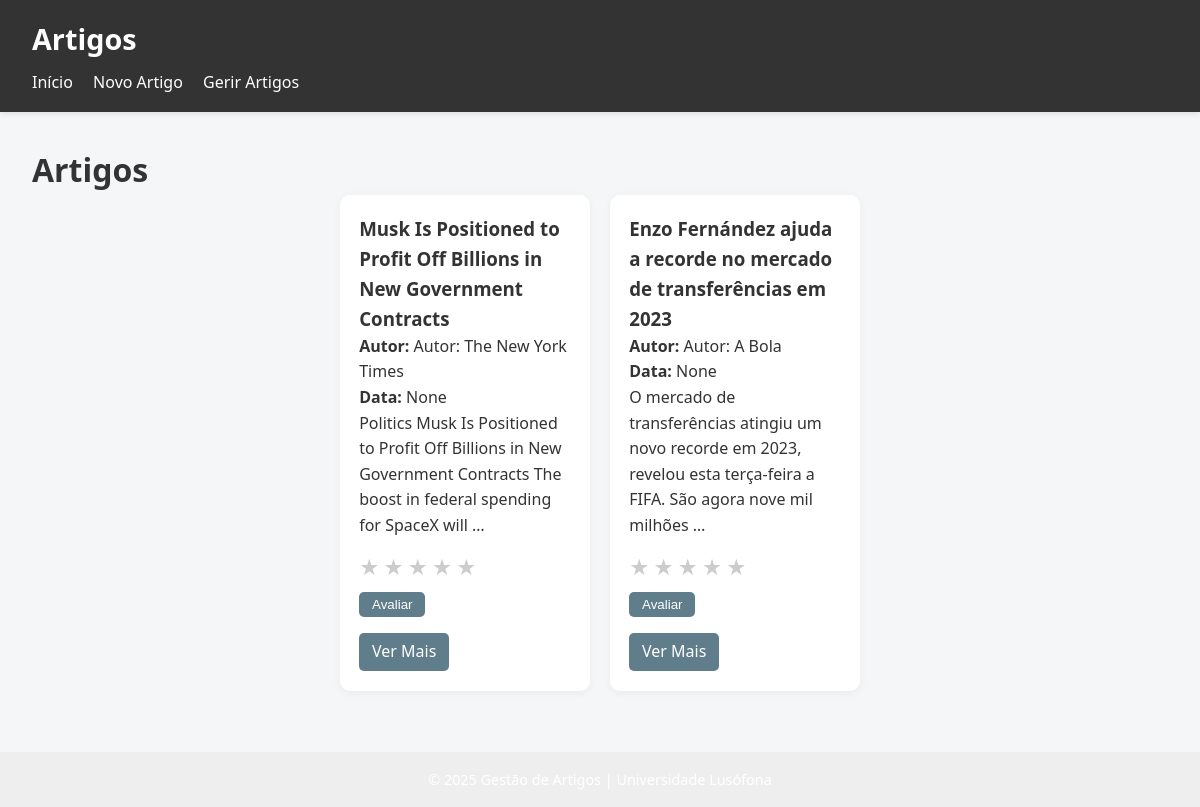
The app's page /artigos/ with its own data.
### artigos/models.py (models this page shows, shortened)
class Artigo(models.Model):
    titulo = models.CharField(max_length=100)
    conteudo = models.TextField()
    autor = models.ForeignKey(Autor, on_delete=models.CASCADE, related_name="artigos")
    data_publicacao = models.DateField(default=timezone.now)
    rating = models.IntegerField(null=True, blank=True, default=0)

class Autor(models.Model):
    nome = models.CharField(max_length=100)
    bio = models.TextField(blank=True, null=True)
    def __str__(self):
        return f"Autor: {self.nome}"

### artigos/views.py (the view)
# urls.py: path('', views.listar_artigos, name='listar_artigos'),
def listar_artigos(request):
    artigos = Artigo.objects.all()
    return render(request, 'artigos/artigos.html', {'artigos': artigos})

### artigos/templates/artigos/artigos.html (shortened to what this page needs)
{% extends 'artigos/base.html' %}
{% block main %}
<h1>Artigos</h1>
<div class="container">
    {% for artigo in artigos %}
        <div class="card">
            <h3>{{ artigo.titulo }}</h3>
            <p><strong>Autor:</strong> {{ artigo.autor }}</p>
            <p><strong>Data:</strong> {{ artigo.data_publicacao }}</p>
            <p>{{ artigo.conteudo|truncatewords:20 }}</p>
            <form method="post" action="{% url 'artigos:avaliar_artigo' artigo.id %}" class="rating-form">
                {% for i in "54321"|make_list %}
                    <label for="star{{ i }}-{{ artigo.id }}">&#9733;</label>
                {% endfor %}
                <br>
                <input type="submit" value="Avaliar">
            </form>
            <a href="{% url 'artigos:ver_artigo' artigo.id %}" class="btn">Ver Mais</a>
        </div>
    {% endfor %}
</div>
{% endblock %}

### artigos/templates/artigos/base.html (shortened to what this page needs)
<!DOCTYPE html>
<html lang="pt">
<head>
</head>
<body>
<header>
    <h1>Artigos</h1>
    <nav>
        <a href="{% url 'artigos:listar_artigos' %}">Início</a>
        <a href="{% url 'artigos:criar_artigo' %}">Novo Artigo</a>
        <a href="{% url 'artigos:gerir_artigos' %}">Gerir Artigos</a>
    </nav>
</header>
<main>
    {% block main %}
    {% endblock %}
</main>
<footer>
</footer>
</body>
</html>

### artigos/templates/artigos/base.html (style rules this page uses)
* { margin: 0; padding: 0; box-sizing: border-box; }
body { font-family: "Segoe UI", sans-serif; background-color: #f7f9fc; color: #333; line-height: 1.6; }
header { background-color: #333; color: white; padding: 1rem 2rem; box-shadow: 0 2px 6px rgba(0, 0, 0, 0.1); }
header h1 { font-size: 1.8rem; }
nav { margin-top: 0.5rem; }
nav a { color: white; margin-right: 1rem; text-decoration: none; font-weight: 500; }
main { padding: 2rem; min-height: 80vh; }
footer { background-color: #eee; color: white; text-align: center; padding: 1rem; font-size: 0.9rem; }

### artigos/templates/artigos/artigos.html (style rules this page uses)
body { background-color: #f4f6f8; font-family: 'Segoe UI', sans-serif; color: #333; }
.container { display: flex; flex-wrap: wrap; gap: 20px; justify-content: center; }
.card { background: white; padding: 1.2rem; border-radius: 10px; box-shadow: 0 2px 10px rgba(0, 0, 0, 0.05); width: 250px; }
.btn { display: inline-block; padding: 0.4rem 0.8rem; background-color: #607D8B; color: white; text-decoration: none; border-radius: 5px; margin-top: 1rem; text-align: center; }
.rating-form { margin-top: 10px; }
.rating-form label { font-size: 1.4rem; color: #ccc; cursor: pointer; }
.rating-form input[type="submit"] { margin-top: 0.5rem; padding: 0.3rem 0.8rem; border: none; background: #607D8B; color: white; border-radius: 5px; cursor: pointer; }

### records on screen
Artigo: titulo "Musk Is Positioned to Profit Off Billions in New Government Contracts", autor "Autor: The New York Times", data_publicacao "None", conteudo "Politics Musk Is Positioned to Profit Off Billions in New Government Contracts The boost in federal spending for SpaceX will …"
Artigo: titulo "Enzo Fernández ajuda a recorde no mercado de transferências em 2023", autor "Autor: A Bola", data_publicacao "None", conteudo "O mercado de transferências atingiu um novo recorde em 2023, revelou esta terça-feira a FIFA. São agora nove mil milhões …"
